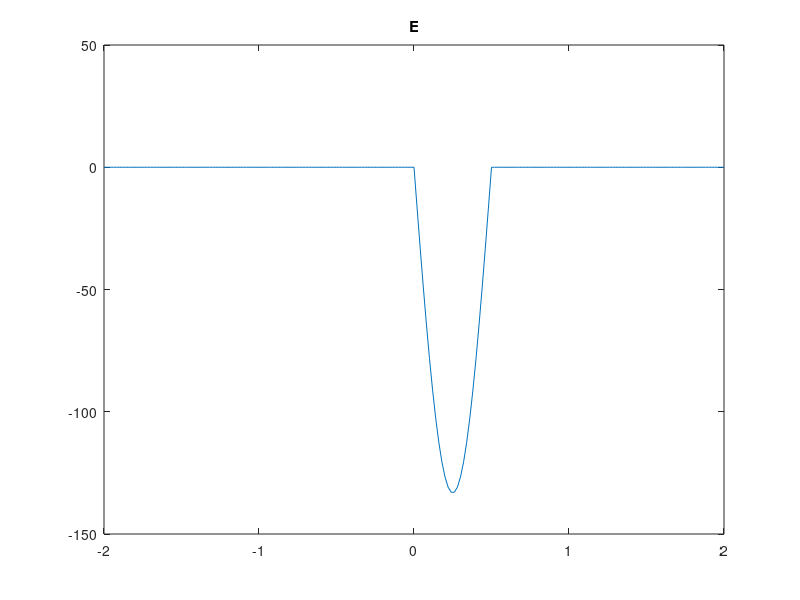

MATLAB code for this plot: (Note: this script raises an error after producing the figure.)
z=(-2:0.02:2); %z/λ

Z0=376.73;
K0=1;
fi=pi./4;

d=0.5;

E1 = (1/2).*Z0.*K0.*exp(1i.*(fi+2.*pi.*z)).*(-1+exp(-2.*1i.*2.*pi.*d));

E2 = (1/2).*Z0.*K0.*exp(1i.*(fi-2.*pi.*d)).*1i.*sin(2.*pi.*(z-d));

E = (z<=0).*E1 + (z>0).*(z<=d).*E2;

H1 = (-1/2).*K0.*exp(1i.*(fi+2.*pi.*z)).*(-1+exp(-2.*1i.*2.*pi.*d));

H2 = (-1/2).*K0.*exp(1i.*(fi-2.*pi.*d)).*cos(2.*pi.*(z-d));

H = (z<=0).*H1 + (z>0).*(z<=d).*H2;

figure(1)
plot(z,E);
hold on
title("E");
xline(0);
xline(d);

figure(2)
plot(z,H);
hold on
title("H");
xline(0);
xline(d);

